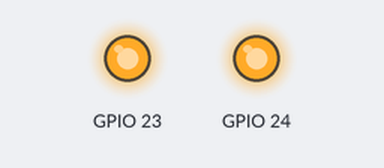
Simulated run of this program. Board: Raspberry Pi (BCM pin numbers). On the bench: output pins drawn as LEDs (lit = HIGH). At 3.7 s the program stops and its outputs stay as they are.

Above: at 0.1 s.
At 1.4 s:
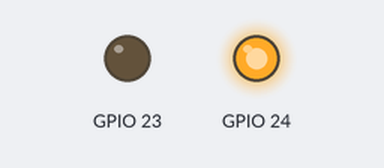
At 3.2 s:
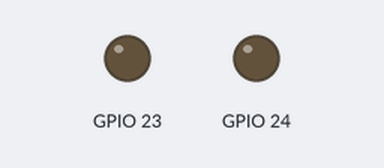
Timing chart, 0 to 4.7 s (numbered marks = the images above):
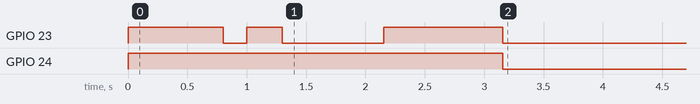

Measured:
- by itself, GPIO 23: goes HIGH 0.80 s, LOW 0.20 s, HIGH 0.30 s, LOW 0.86 s, HIGH 1.0 s, then LOW
- by itself, GPIO 24: LOW → HIGH at 0.00 s, → LOW 3.2 s later

The program:

Raspberry_Pi_Car_Code.py
```python
import RPi.GPIO as gpio
import time
gpio.setmode(gpio.BCM)
gpio.setup(23,gpio.OUT)
gpio.setup(24,gpio.OUT)
gpio.output(24,True)
gpio.output(23,True)
time.sleep(0.8)
gpio.output(24,True)
gpio.output(23,False)
time.sleep(0.2)
gpio.output(24,True)
gpio.output(23,True)
time.sleep(0.3)
gpio.output(24,True)
gpio.output(23,False)
time.sleep(0.855)
gpio.output(24,True)
gpio.output(23,True)
time.sleep(1)
gpio.output(24,False)
gpio.output(23,False)
time.sleep(0.5)
```
